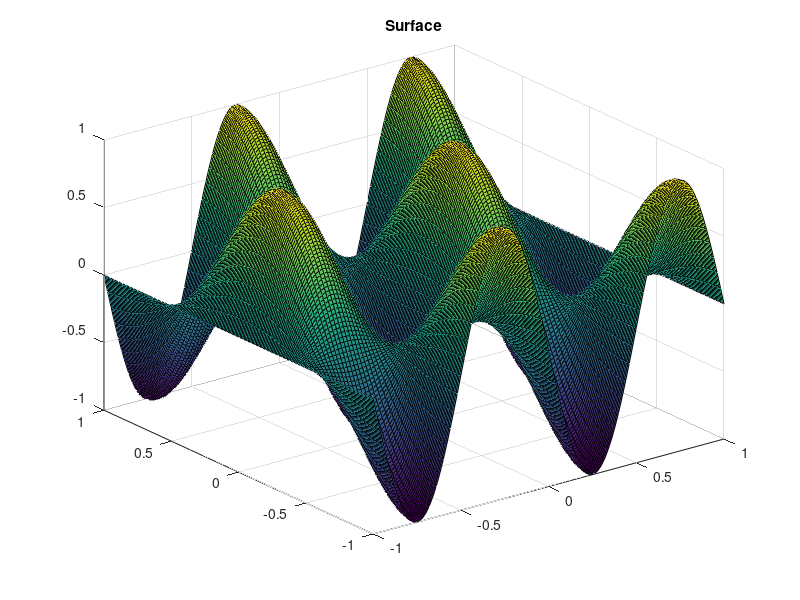

Source code (MATLAB):
clf % clear current figure

x=linspace(-1,1,101);
y=linspace(-1,1,201);
[X,Y]=meshgrid(x,y);

z=sin(2*pi*X).*cos(pi*Y);

surf(x,y,z)
title('Surface');